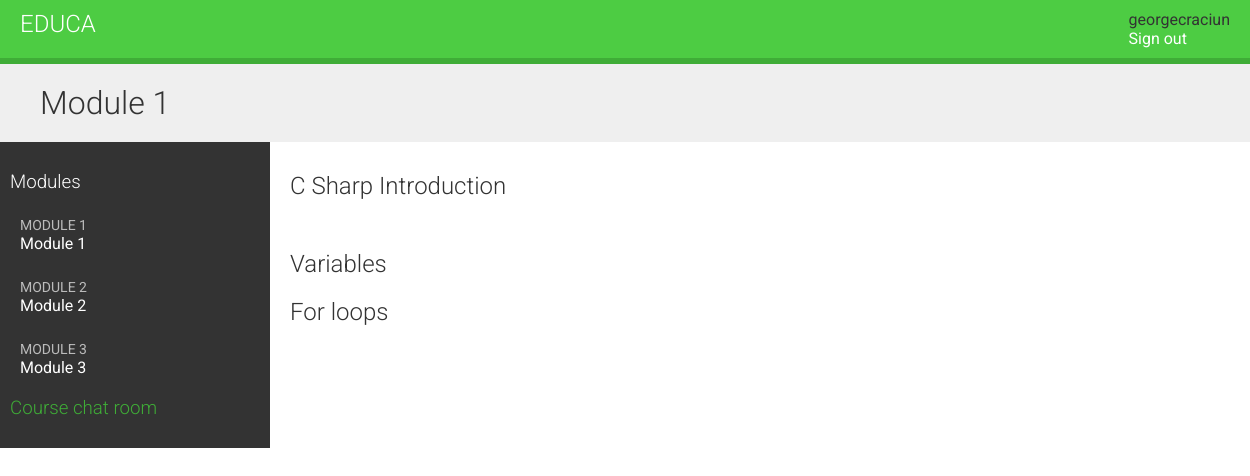
Screenshot of /students/course/5/ (signed in) with the database file from the repository.
### courses/models.py (models this page shows, shortened)
class Module(models.Model):
    course = models.ForeignKey(Course,
    related_name='modules',
    on_delete=models.CASCADE)
    title = models.CharField(max_length=200)
    description = models.TextField(blank=True)
    order=OrderField(blank=True,for_fields=['course'])
    class Meta:
        ordering = ['order']
    def __str__(self):
        return f'{self.order}. {self.title}'

class Content(models.Model):
    module=models.ForeignKey(Module,related_name='contents',
    on_delete=models.CASCADE)
    content_type=models.ForeignKey(ContentType,on_delete=models.CASCADE,
    limit_choices_to={'model__in':(
        'text','video','image','file'
    )})
    order=OrderField(blank=True,for_fields=['module'])
    object_id=models.PositiveIntegerField()
    item=GenericForeignKey('content_type','object_id')
    class Meta:
        ordering = ['order']

class ItemBase(models.Model):
    owner = models.ForeignKey(User,
                            related_name='%(class)s_related',
                            on_delete=models.CASCADE)
    title = models.CharField(max_length=250)
    created = models.DateTimeField(auto_now_add=True)
    updated = models.DateTimeField(auto_now=True)
    class Meta:
        abstract = True
    def render(self):
        return render_to_string(
            f'courses/content/{self._meta.model_name}.html',
            {'item': self})

class Text(ItemBase):
    context=models.TextField()

class Video(ItemBase):
    url = models.URLField()

### students/views.py (the view)
class StudentCourseDetailView(DetailView):
    model = Course
    template_name = 'students/course/detail.html'
    def get_queryset(self):
        qs = super().get_queryset()
        return qs.filter(students__in=[self.request.user])
    def get_context_data(self, **kwargs):
        context = super().get_context_data(**kwargs)
        course = self.get_object()
        if 'module_id' in self.kwargs:
            context['module'] = course.modules.get(
                        id=self.kwargs['module_id'])
        else:
            context['module'] = course.modules.all()[0]
        return context

### students/templates/students/course/detail.html (shortened to what this page needs)
{% extends "base.html" %}
{% load cache %}
{% block content %}
    <h1>
        {{ module.title }}
    </h1>
    <div class="contents">
        <h3>Modules</h3>
        <ul id="modules">
        {% for m in object.modules.all %}
            <li data-id='{{ m.id }}' {% if m == 'module' %} class="selected" {% endif %}>
                <a href="{% url 'student_course_detail_module' object.id m.id %}">
                <span>
                    Module <span class="order">{{ m.order|add:1 }}</span>
                </span>
                <br>
                    {{ m.title }}
                </a>
            </li>
        {% empty %}
            <li>No modules yet.</li>
        {% endfor %}
        </ul>
        <h3>
            <a href="{% url "chat:course_chat_room" object.id %}">
            Course chat room
            </a>
        </h3>
    </div>
    <div class="module">
        {% cache 600 module_contents module %}
            {% for content in module.contents.all %}
                {% with item=content.item %}
                <h2>{{ item.title }}</h2>
            {% endwith %}
            {% endfor %}
        {% endcache %}
    </div>
{% endblock %}

### courses/templates/base.html (shortened to what this page needs)
{% load static %}
<!DOCTYPE html>
<html>
    <head>
        <link href="{% static "css/base.css" %}" rel="stylesheet">
    </head>
    <body>
        <div id="header">
            <a href="/" class="logo">Educa</a>
            <ul class="menu">
            {% if request.user.is_authenticated %}
            <li>{{request.user.username}} </li>
            <li><a href="{% url "logout" %}">Sign out</a></li>
            {% else %}
            <li><a href="{% url "login" %}">Sign in</a></li>
            {% endif %}
            </ul>
        </div>
        <div id="content">
        {% block content %}
        {% endblock %}
        </div>
    </body>
</html>

### courses/static/css/base.css (style rules this page uses)
body { margin:0; font-family:'Roboto', sans-serif; font-weight:400; color:#333; }
a { color:#3fad37; text-decoration:none; }
ul { float:left; }
h1, h2, h3, h4, h5, h6 { font-family:'Roboto', sans-serif; font-weight:300; }
h1 { background:#efefef; width:100%; overflow:auto; padding:20px 0 20px 40px; margin:0; }
.module { padding:10px 20px; float:left; width:600px; }
#header { background:#4dcc43; overflow:auto; padding:10px 20px; border-bottom:6px solid #3fad37; }
#header .logo { text-decoration:none; font-family:'Roboto', sans-serif; font-weight:300; text-transform:uppercase; font-size:24px; color:#fff; float:left; }
#header a { color:#fff; }
#header .menu { list-style:none; float:right; margin:0; padding:0; }
.contents { width:20%; padding:10px; float:left; background:#333; color: #fff; font-family:'Roboto', sans-serif; }
.contents ul { list-style:none; margin:0; padding:0; width:100%; }
.contents ul li { margin:0 0 10px 0; padding:4px 10px 10px; overflow:auto; cursor:move; }
.contents ul span { text-transform:uppercase; color:#bbb; font-size:14px; }
.contents ul a { display:block; color:#fff; text-decoration:none; }

### rows the page displays
Module: title "Module 1", order|add "1"
Module: order|add "2", title "Module 2"
Module: order|add "3", title "Module 3"
Content: item "C Sharp Introduction"
Content: item "Variables"
Content: item "For loops"

### other values shown
{{ request.user.username }} "georgecraciun"
